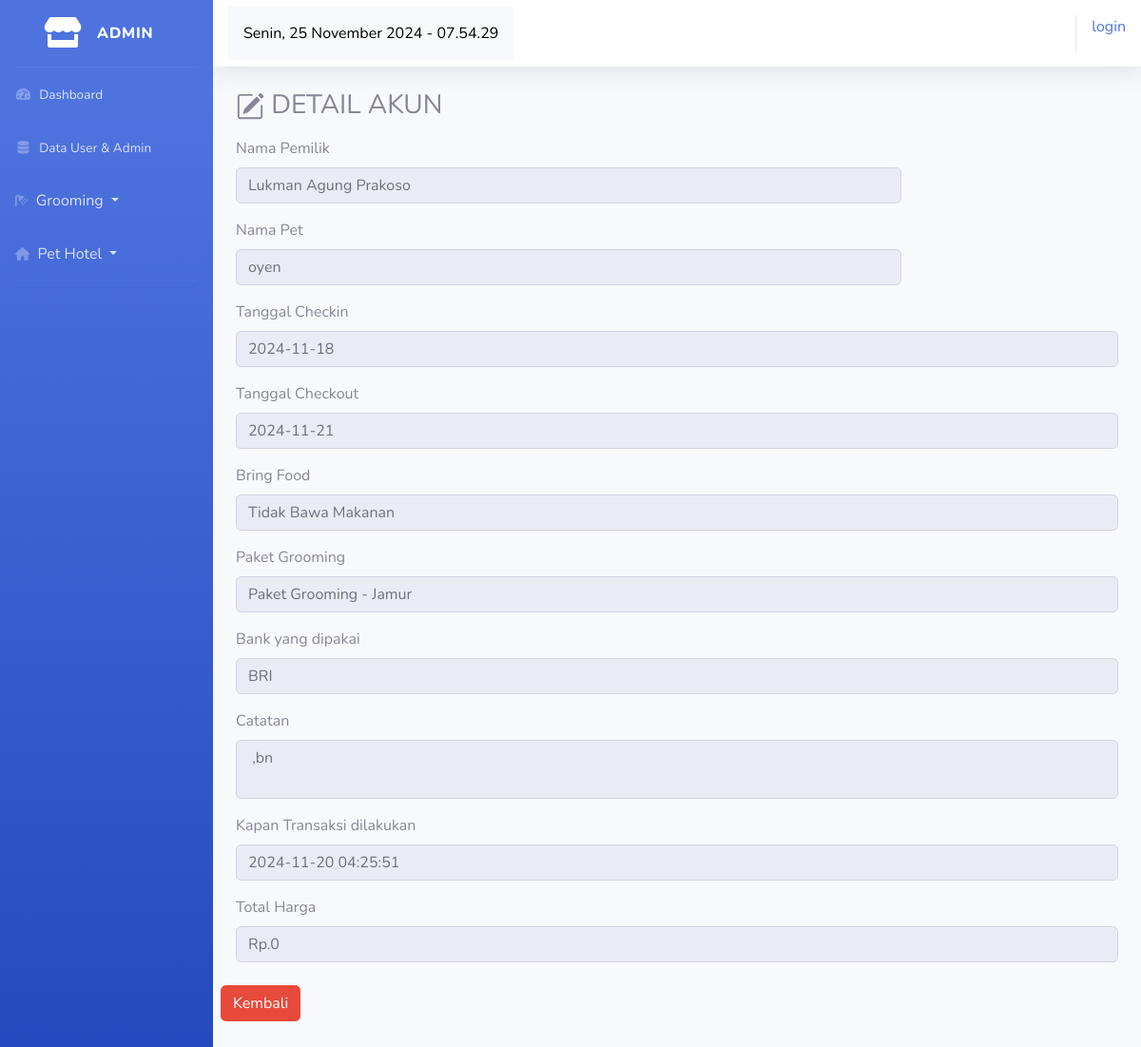
Before: /index.php/admin/transaction_pethotel/detail_data/14 with the older database file.
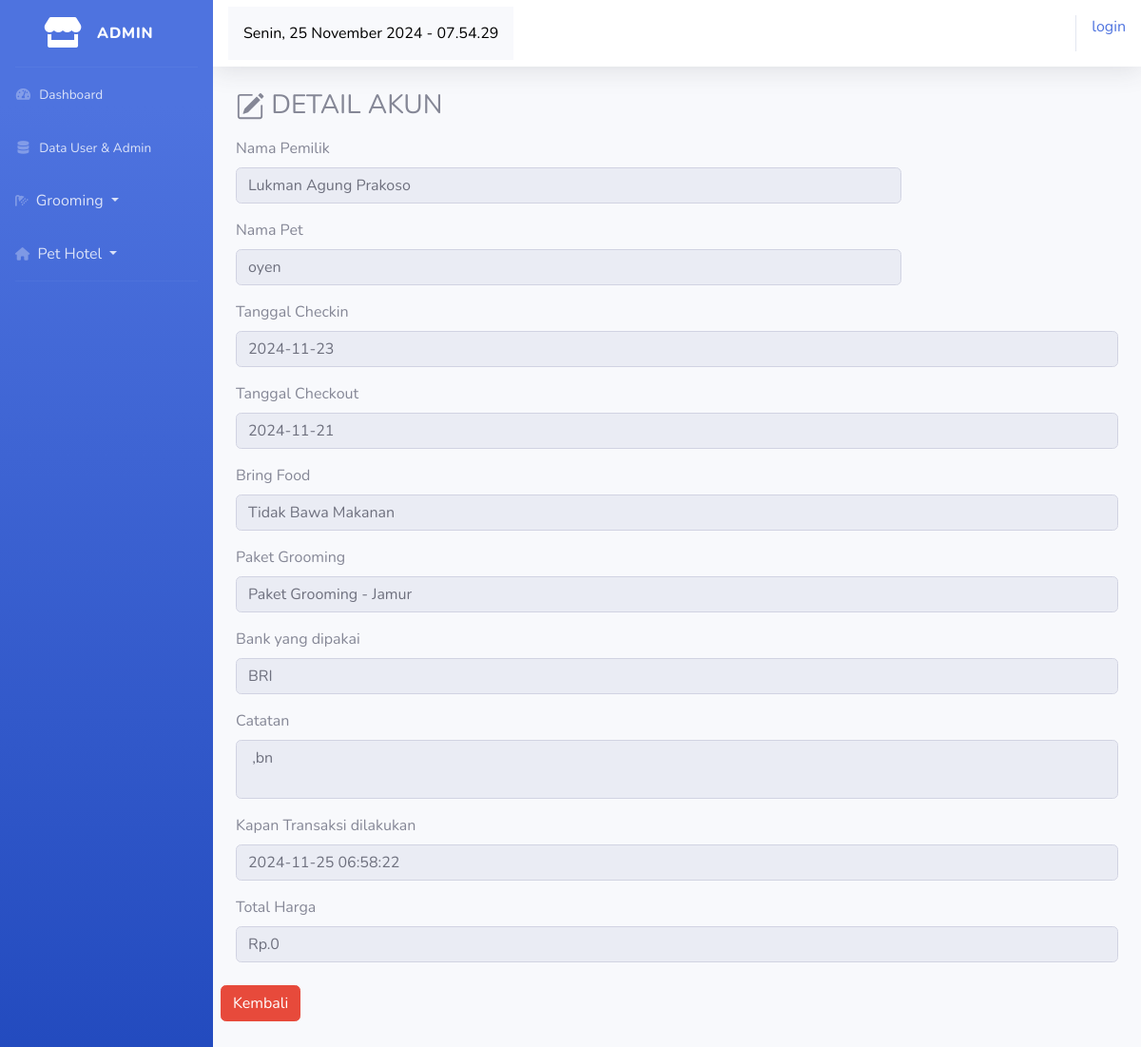
After: the same page with the newer database file.
### tables this page shows
CREATE TABLE `transaction_pethotel` (
  `transaction_id` int(11) NOT NULL,
  `user_id` int(11) NOT NULL,
  `id_cat` int(11) NOT NULL,
  `date_checkin` date NOT NULL,
  `date_checkout` date NOT NULL,
  `bring_food` tinyint(1) NOT NULL,
  `grooming_id` int(2) NOT NULL,
  `bank` varchar(20) NOT NULL,
  `notes` text NOT NULL,
  `transaction_date` timestamp NOT NULL DEFAULT current_timestamp() ON UPDATE current_timestamp(),
  `total_price` int(11) NOT NULL,
  `status` varchar(20) NOT NULL DEFAULT 'Belum Terbayar',
  `image` varchar(50) NOT NULL
);

CREATE TABLE `users` (
  `user_id` int(11) NOT NULL,
  `name` varchar(100) NOT NULL,
  `email` varchar(100) NOT NULL,
  `password` varchar(30) NOT NULL,
  `phone` varchar(15) NOT NULL,
  `address` text NOT NULL,
  `image` varchar(50) NOT NULL,
  `role_id` tinyint(1) NOT NULL
);

CREATE TABLE `cats` (
  `cat_id` int(11) NOT NULL,
  `user_id` int(5) NOT NULL,
  `name` varchar(50) NOT NULL,
  `breed` varchar(50) NOT NULL,
  `age` int(2) NOT NULL,
  `gender` varchar(10) NOT NULL,
  `sertivikat` varchar(50) NOT NULL,
  `image` varchar(50) NOT NULL
);

CREATE TABLE `service_grooming` (
  `id_grooming` int(11) NOT NULL,
  `name` varchar(50) NOT NULL,
  `layanan` varchar(50) NOT NULL,
  `description` text NOT NULL,
  `price` int(11) NOT NULL,
  `image` varchar(20) NOT NULL
);

### application/controllers/admin/transaction_pethotel.php (called while the page is built, shortened)
<?php
 class Transaction_pethotel extends CI_Controller {
	public function detail_data($transaction_id) {
		$data['detail'] = $this-> model_transaction_pethotel->detail_data($transaction_id);
		$this->load->view('tamplates_admin/header');
		$this->load->view('tamplates_admin/sidebar');
		$this->load->view('admin/pethotel/detail_data', $data);
		$this->load->view('tamplates_admin/footer');
	}
}
?>

### index.php (called while the page is built, shortened)
<?php
require_once BASEPATH.'core/CodeIgniter.php';

### application/models/admin/model_transaction_pethotel.php (called while the page is built, shortened)
<?php
	class Model_transaction_pethotel extends CI_Model {
		public function detail_data($transaction_id) {
			$this->db->select('transaction_pethotel.*,users.name as user_name, cats.name as cat_name, service_grooming.name as grooming_name');
			$this->db->from('transaction_pethotel');
			$this->db->join('users','users.user_id = transaction_pethotel.user_id');
			$this->db->join('cats', 'cats.cat_id = transaction_pethotel.id_cat');
			$this->db->join('service_grooming', 'service_grooming.id_grooming = transaction_pethotel.grooming_id', 'left');
			$this->db->where('transaction_pethotel.transaction_id', $transaction_id);
			$result = $this->db->get();
			return $result->result();
		}
	}
?>

### application/views/admin/pethotel/detail_data.php (the view, shortened to what this page needs)
<div class="container-fluid">
	<div class="mt-3">
		<h3>
			DETAIL AKUN
		</h3>
	</div>
	<?php foreach ($detail as $d) : ?>
		<div  style="max-width: 700px;">
			<div class="form-group mt-3">
				<label for="">Nama Pemilik</label>
				<input type="text" disabled selected class="form-control" value="<?php echo $d->user_name ?>">
			</div>
			<div class="form-group mt-3">
				<label for="">Nama Pet</label>
				<input type="text" disabled selected class="form-control" value="<?php echo $d->cat_name ?>">
			</div>
			</div>
			<div class="form-group mt-3">
				<label for="">Tanggal Checkin</label>
				<input type="text" disabled selected class="form-control" value="<?php echo $d->date_checkin ?>">
			</div>
			<div class="form-group mt-3">
				<label for="">Tanggal Checkout</label>
				<input type="text" disabled selected class="form-control" value="<?php echo $d->date_checkout ?>">
			</div>
			<div class="form-group mt-3">
				<label for="">Bring Food</label>
				<input type="text" class="form-control" value="<?= ($d->bring_food == 1) ? 'Bawa Makanan' : 'Tidak Bawa Makanan'; ?>" readonly>
			</div>
			<div class="form-group mt-3">
				<label for="">Paket Grooming</label>
				<input type="text" disabled selected class="form-control" value="<?php echo $d->grooming_name?>">
			</div>
			<div class="form-group mt-3">
				<label for="">Bank yang dipakai</label>
				<input type="text" disabled selected class="form-control" value="<?php echo $d->bank?>">
			</div>
			<div class="form-group mt-3">
    			<label for="notes">Catatan</label>
    			<textarea class="form-control" id="notes" readonly style="resize: none;"><?= htmlspecialchars($d->notes); ?></textarea>
			</div>
			<div class="form-group mt-3">
				<label for="">Kapan Transaksi dilakukan</label>
				<input type="text" disabled selected class="form-control" value="<?php echo $d->transaction_date?>">
			</div>
			<div class="form-group mt-3">
				<label for="">Total Harga</label>
				<input type="text" disabled selected class="form-control" value="Rp.<?php echo number_format($d->total_price) ?>">
			</div>
		</div>
		<a href="<?php echo site_url('admin/transaction_pethotel/transaksi_selesai')?>" class="btn btn-danger mb-5 mt-2 ms-2">Kembali</a>
	<?php endforeach; ?>
</div>

Changed rows visible on the page:
changed transaction_pethotel "Tidak Bawa Makanan": date_checkin "2024-11-18" → "2024-11-23"; transaction_date "2024-11-20 04:25:51" → "2024-11-25 06:58:22"
